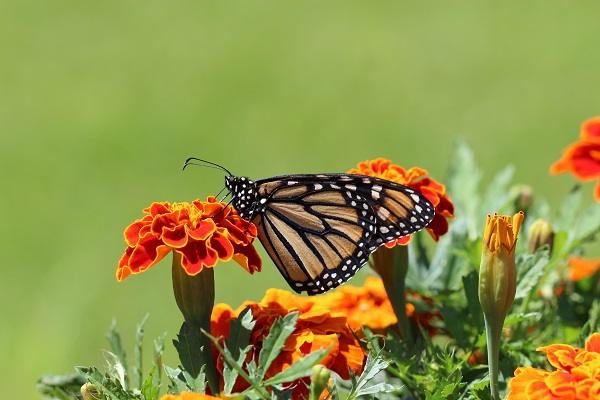
#> input picture butterfly.jpg, 600 x 400 px, found by its file name
$ python Imagebrightening.py
#> lines starting #> are read from the running program, lines starting #| are printed output that depends on the picture; after the words box and inside, x2 and y2 are one past the last pixel; in counts of white or black regions, pixels touching at a corner belong together
import cv2
import numpy as np

def adjust_gamma(image, gamma=1.0):

   invGamma = 1.0 / gamma
   table = np.array([((i / 255.0) ** invGamma) * 255
      for i in np.arange(0, 256)]).astype("uint8")

   return cv2.LUT(image, table)

x = 'photos/butterfly.jpg'  #location of the image
original = cv2.imread(x, 1)
#> original is the input picture: shape (400, 600, 3); mean B, G, R 71.4, 146.6, 143
cv2.imshow('original',original)

gamma = 2.5                                  # change the value here to get different result
adjusted = adjust_gamma(original, gamma=gamma)
#> in adjust_gamma, `return cv2.LUT(image, table)`:
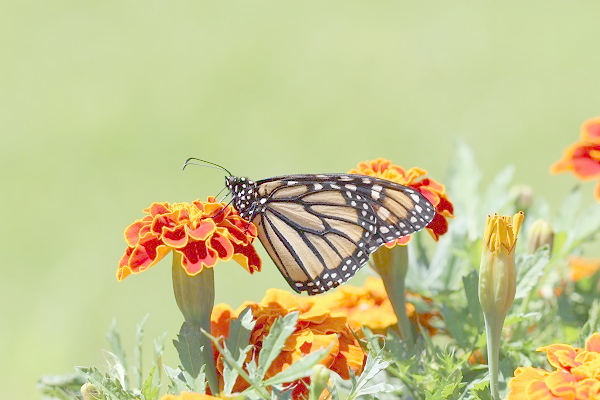
#> returned value: shape (400, 600, 3); mean of channels 0, 1, 2 143.7, 197.4, 198.1; drawn as B, G, R
cv2.putText(adjusted, "g={}".format(gamma), (10, 30),cv2.FONT_HERSHEY_SIMPLEX, 0.8, (0, 0, 255), 3)
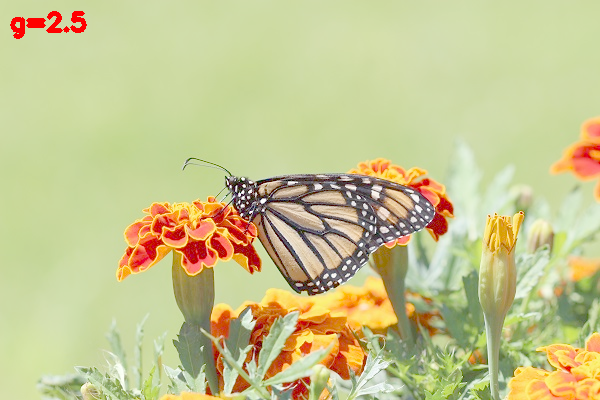
#> adjusted: shape (400, 600, 3); 0.36% of pixels changed, all inside (x1, y1, x2, y2) = (10, 11, 87, 39)
cv2.imshow("gammam image 1", adjusted)

cv2.waitKey(0)
cv2.destroyAllWindows()
